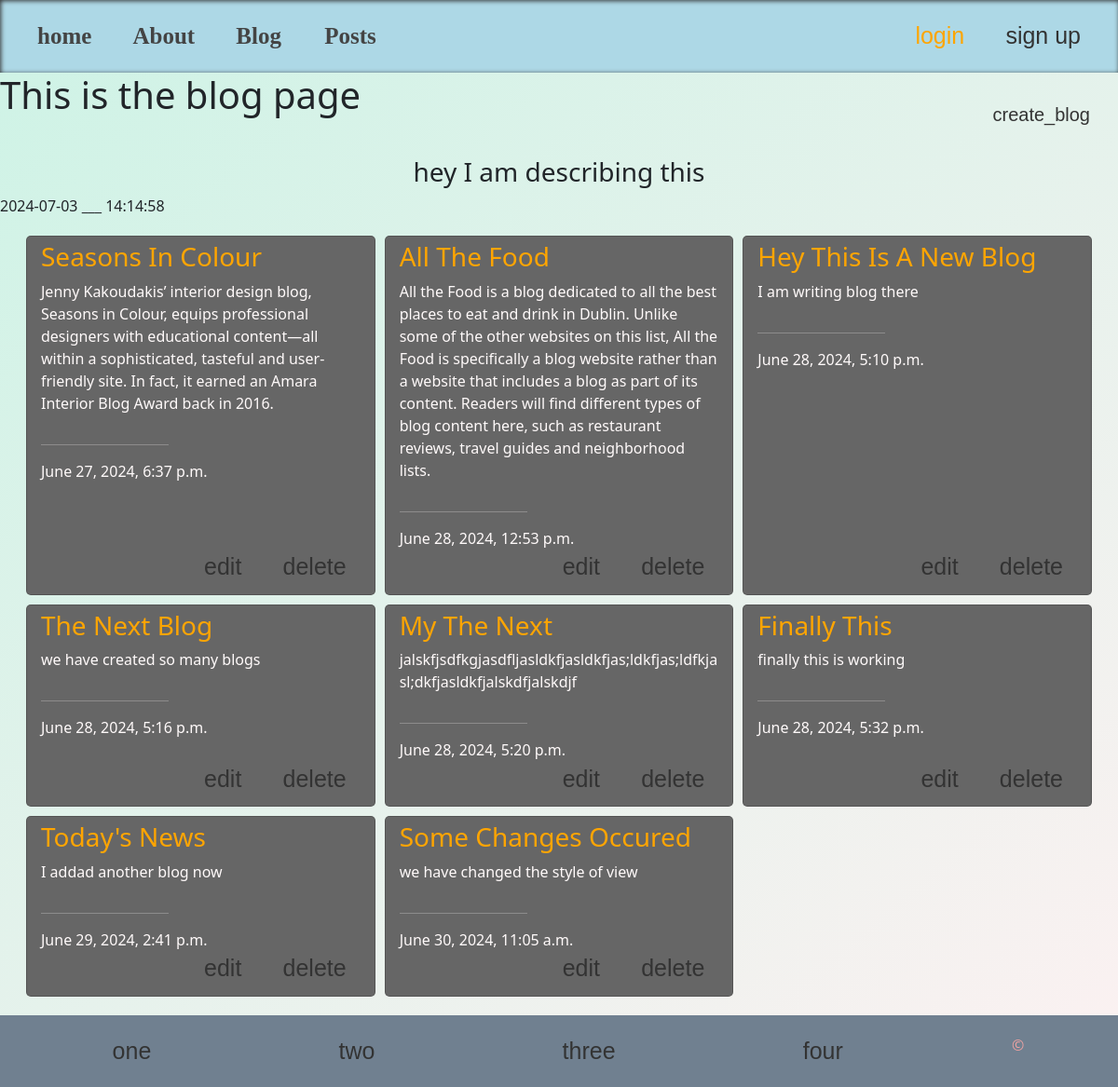
The page /blog/ on the database as committed earlier.
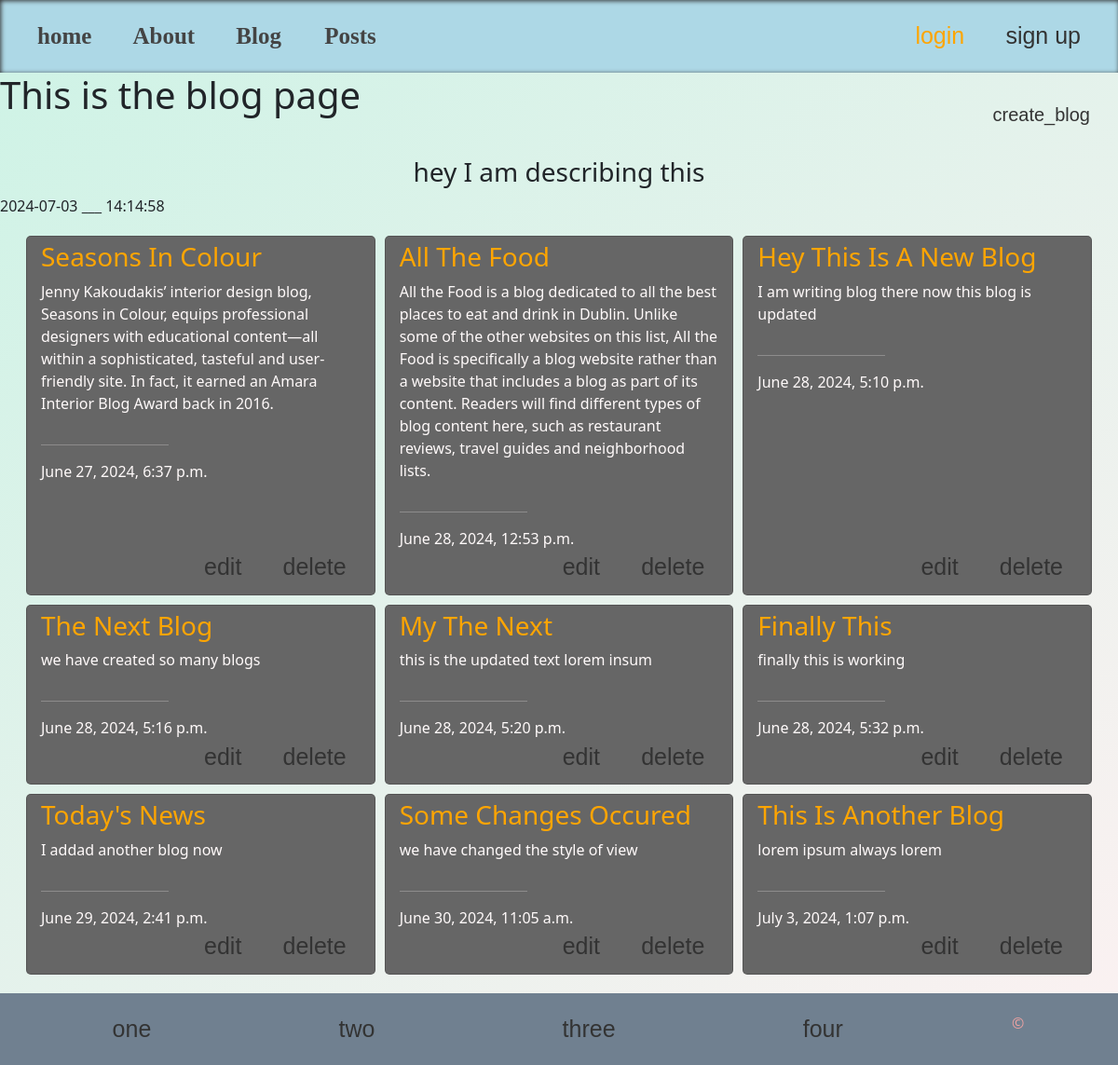
The same page on the database as committed later.
### blog/models.py (models this page shows, shortened)
class Blog(models.Model):
    title = models.CharField(max_length=50)
    description = models.TextField()
    date_posted = models.DateTimeField(auto_now_add=True)
    class Meta:
        ordering = ('date_posted',)

### blog/views.py (the view)
# urls.py: path('', blogsview, name='blog'),
def blogsview(request):
    all_blogs  = Blog.objects.all()
    context = {
        'title': 'This is the blog page',
        'description': 'hey I am describing this',
        'blogs': all_blogs
    }
    return render(request, 'blog.html', context)

### blog/templates/blog.html (shortened to what this page needs)
{%extends 'base.html'%}
{%load static %}
{%block css%}
    <link rel="stylesheet" href="{%static 'styles/blog.css'%}">
{%endblock%}
{%block content%}
        <div class="headBlog">
            <h1>{{title}}</h1>
            <a href="{% url "create_blog" %}">create_blog</a>
        </div>
        <h3 style="text-align: center;">{{description}}</h3>
        {% now "Y-m-d" %}
        <span>___</span>
        {% now "H:i:s" %}
        <div class="cards">
            {% for i in blogs%}
                <div class="card">
                    <h3 style="color: orange;">{{i.title|title}}</h3>
                    <p>{{i.description}}</p>
                    <hr style="width: 40%; margin-left: 0;">
                    <span>{{i.date_posted}}</span>
                    <div class="action-btns">
                        <a href="{%url 'update-blog' i.id %}">edit</a>
                        <a class="del" href="{%url 'delete-blog' i.id%}">delete</a>
                    </div>
                </div>
            {% endfor %}
        </div>
{%endblock%}

Rows that differ between the two databases and show on the page:
changed Blog "Hey This Is A New Blog": description "I am writing blog there" → "I am writing blog there now this blog is updated"
changed Blog "My The Next": description "jalskfjsdfkgjasdfljasldkfjasldkfjas;ldkfjas;ldfkjasl;dkfjasldkfjalskdfjalskdjf" → "this is the updated text lorem insum"
added Blog: title "This Is Another Blog", description "lorem ipsum always lorem", date_posted "July 3, 2024, 1:07 p.m."
